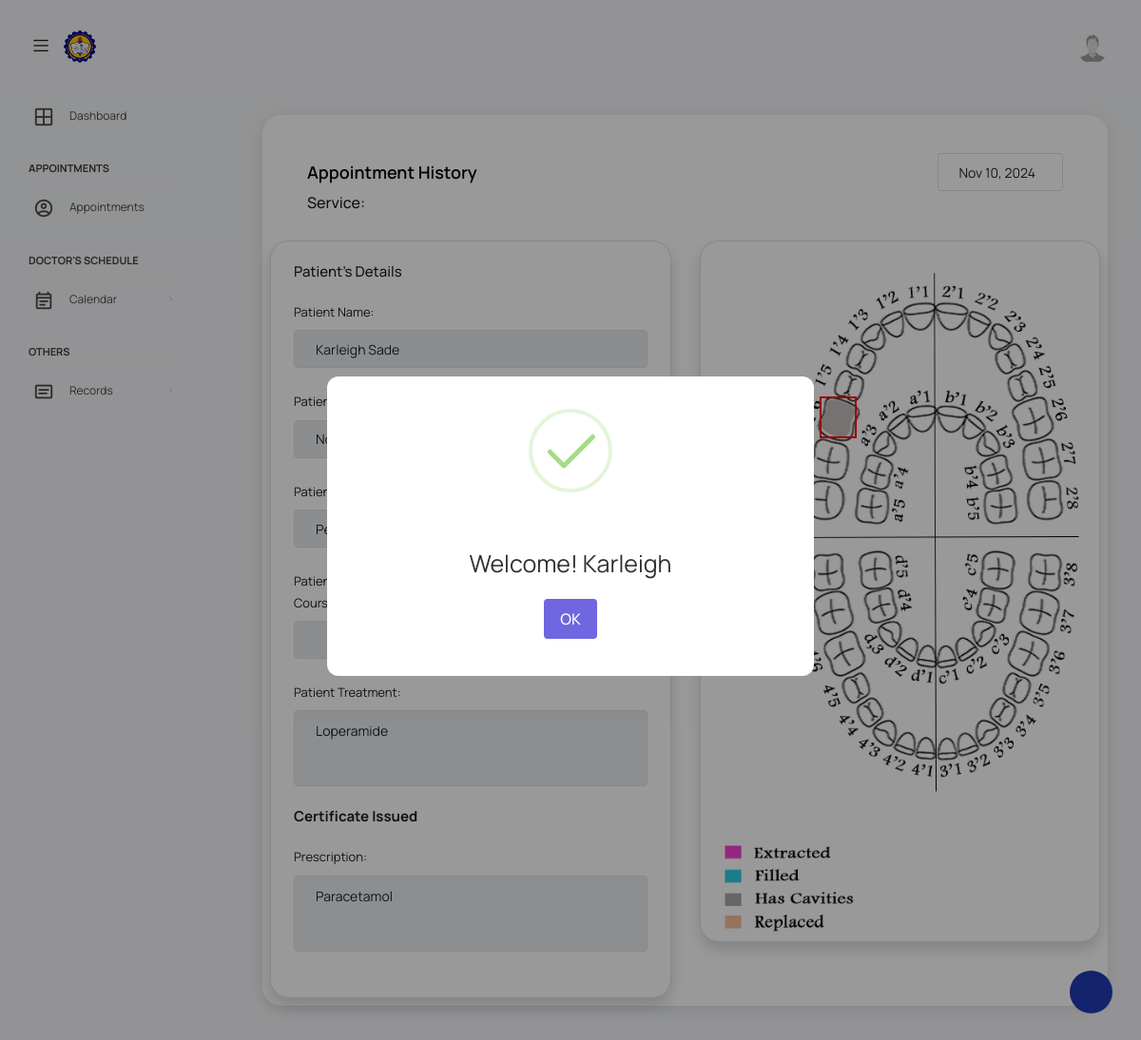
The app's page /views/patientToothhistory.php?appointment_id=159&patient_id=43 (signed in) with its own data.
### tables this page shows
CREATE TABLE `appointmentresult` (
  `AppointmentResult_ID` int(255) NOT NULL,
  `Appointment_ID` int(255) DEFAULT NULL,
  `Treatment` varchar(255) DEFAULT NULL,
  `Certificate_Issued` varchar(20) NOT NULL,
  `Appointment_Result_Date` datetime NOT NULL
);

CREATE TABLE `patient` (
  `Patient_ID` int(13) NOT NULL,
  `Assistant_ID` int(13) DEFAULT NULL,
  `patientFname` varchar(30) DEFAULT NULL,
  `patientLname` varchar(30) DEFAULT NULL,
  `patientPassword` varchar(255) DEFAULT NULL,
  `patientContact` varchar(30) DEFAULT NULL,
  `patientEmail` varchar(60) DEFAULT NULL,
  `patientRole` varchar(10) DEFAULT NULL,
  `patientAddress` varchar(255) DEFAULT NULL,
  `patientBirthdate` date NOT NULL,
  `patientIDpicture` varchar(255) DEFAULT NULL,
  `patientProfilepicture` varchar(255) DEFAULT NULL,
  `patientStatus` int(2) DEFAULT NULL
);

CREATE TABLE `prescription` (
  `Prescription_ID` int(255) NOT NULL,
  `Appointment_ID` int(255) NOT NULL,
  `Prescription_Description` varchar(255) NOT NULL
);

CREATE TABLE `appointmenttoothresult` (
  `AppointmentToothResult_ID` int(255) NOT NULL,
  `Appointment_ID` int(13) DEFAULT NULL,
  `Tooth_ID` int(255) DEFAULT NULL,
  `Appointment_Tooth_Status` int(2) DEFAULT NULL,
  `Recent_change` int(2) NOT NULL
);

### config/database.php (called while the page is built, shortened)
<?php
$host = "localhost";
$username = "root";
$password = "";
$database = "capstone";
$conn = mysqli_connect($host, $username, $password, $database);
function first($table, $columns_and_values, $orderBy = null)
{
    global $conn;
    $sql = "SELECT * FROM $table WHERE ";
    $params = [];
    $types = "";
    $i = 0;
    foreach ($columns_and_values as $column => $value) {
        $sql .= "$column = ? ";
        $params[] = &$columns_and_values[$column];
        $types .= "s";
    }
    $sql .= "LIMIT 1";
    $stmt = mysqli_prepare($conn, $sql);
    array_unshift($params, $types);
    call_user_func_array(array($stmt, "bind_param"), $params);
    $stmt->execute();
    $result = $stmt->get_result();
    return $result->fetch_assoc();
}
function firstJoin($table, $joins, $conditions = [], $orderBy = null)
{
    global $conn;
    $query = "SELECT * FROM $table";
    foreach ($joins as $join) {
        $query .= " INNER JOIN $join[0] ON $join[1] = $join[2]";
    }
    if (!empty($conditions)) {
        $where_clauses = array();
        $params = array();
        foreach ($conditions as $column => $value) {
            $where_clauses[] = "$column = ?";
            $params[] = $value;
        }
        $query .= " WHERE " . implode(" AND ", $where_clauses);
    }
    $query .= " LIMIT 1";
    $stmt = mysqli_prepare($conn, $query);
    if (!empty($conditions)) {
        $types = str_repeat("s", count($params));
        $stmt->bind_param($types, ...$params);
    }
    $stmt->execute();
    $result = $stmt->get_result();
    $row = $result->fetch_assoc();
    return $row;
}

### views/patientToothHistory.php (the view, shortened to what this page needs)
<?php require_once('patientHeader.php'); ?>
<?php $user = first('patient', ['Patient_ID' => $_SESSION['Patient_ID']]); ?>
<?php $appoint_result = firstJoin('appointmentresult', [['appointment', 'appointment.Appointment_ID', 'appointmentresult.Appointment_ID']], ['appointment.Appointment_ID' => $_GET['appointment_id']]); ?>
<?php $appoint_prescript = firstJoin('appointmentresult', [['appointment', 'appointment.Appointment_ID', 'appointmentresult.Appointment_ID'], ['prescription', 'prescription.Appointment_ID', 'appointment.Appointment_ID']], ['appointment.Appointment_ID' => $_GET['appointment_id']]); ?>
<div class="col-lg-12 grid-margin stretch-card mb-4">
    <div class="card px-2 pb-2">
        <div class="card-body">
            <div class="row mx-auto mt-3">
                <div class="d-flex justify-content-between align-items-center">
                    <h4 class="card-title m-0">Appointment History</h4>
                    <div class="col-md-2">
                        <input class="form-control bg-transparent border-0" readonly value="<?php echo date('M d, Y', strtotime($appoint_result['Appointment_Result_Date'])) ?>">
                    </div>
                </div>
            </div>
            <div class="row mx-auto mt-1">
                <h5>Service:
                </h5>
            </div>
        </div>
        <div class="row">
            <div class="col-md-6">
                <div class="card shadow border" style="height: 100%;">
                    <div class="card-body">
                        <h6 class="m-0">Patient's Details</h6>
                        <div class="form-group mt-4">
                            <label>Patient Name:</label>
                            <input class="form-control" disabled value="<?= $user['patientFname'] . ' ' . $user['patientLname'] ?>">
                        </div>
                        <div class="form-group mt-4">
                            <label>Patient Birthdate:</label>
                        </div>
                        <div class="form-group mt-4">
                            <label>Patient Address:</label>
                        </div>
                        <?php if ($user['patientRole'] == "student") :
                        ?>
                            <div class="form-group mt-4">
                                <div class="row">
                                    <div class="col-md-3">
                                        <label>Patient Course:</label>
                                    </div>
                                    <div class="col-md-3">
                                        <label>Patient Year:</label>
                                    </div>
                                    <div class="col-md-3">
                                        <label>Patient Section:</label>
                                    </div>
                                </div>
                            </div>
                        <?php endif; ?>
                        <div class="form-group mt-2">
                            <label>Patient Treatment:</label>
                            <textarea type="text" class="form-control" readonly rows="5"><?= $appoint_result['Treatment'] ?></textarea>
                        </div>
                        <div class="form-group">
                            <h6><strong><?= $appoint_result['Certificate_Issued'] ?> Issued</strong></h6>
                        </div>
                        <?php if (!empty($appoint_prescript)) : ?>
                            <div class="form-group">
                                <label>Prescription:</label>
                                <textarea type="text" class="form-control" rows="5" readonly><?php echo $appoint_prescript['Prescription_Description'] ?></textarea>
                            </div>
                        <?php endif; ?>
                    </div>
                </div>
            </div>
            <div class="col-md-6">
                <div class="card shadow border">
                    <div class="card-body p-4 d-flex justify-content-center position-relative mx-auto" id="teeth_box" patient-id="<?php echo $_SESSION['Patient_ID']; ?>" style="height:610px">
                        <?php
                        for ($i = 1; $i <= 32; $i++) {
                            ${"teeth{$i}"} = firstJoin('tooth', [['appointmenttoothresult', 'tooth.Tooth_ID', 'appointmenttoothresult.Tooth_ID']], ['tooth.Patient_ID' => $_GET['patient_id'], 'Appointment_ID' => $_GET['appointment_id'], 'tooth.Tooth_Number' => $i]);
                        }
                        ?>
                        <?php
                        for ($i = 1; $i <= 32; $i++) {
                            $tooth = "teeth" . $i;
                            $tooth_data = ${'teeth' . $i};
                            echo '<img class="teeth ' . $tooth . ($tooth_data['Recent_change'] == 1 ? ' border-custom' : '') . '" tooth-status="' . $tooth_data['Appointment_Tooth_Status'] . '" tooth-id="' . $tooth_data['AppointmentToothResult_ID'] . '" src="';
                            echo $tooth_data['Appointment_Tooth_Status'] == 1 ? '../public/assets/images/teeth/filled/tooth no' . $i . '.png' : ($tooth_data['Appointment_Tooth_Status'] == 2 ? '../public/assets/images/teeth/cavities/tooth ' . $i . '.png' : ($tooth_data['Appointment_Tooth_Status'] == 3 ? '../public/assets/images/teeth/extracted/tooth ' . $i . '.png' : ($tooth_data['Appointment_Tooth_Status'] == 4 ? '../public/assets/images/teeth/replaced/tooth ' . $i . '.png' : '../public/assets/images/teeth/default.png')));
                            echo '">';
                        }
                        ?>
                        <img style="height:100%; width:100%; object-fit:contain" src="../public/assets/images/toothchart.png">
                    </div>
                    <img style="height:40%; width:40%; object-fit:contain" src="../public/assets/images/legend.png">
                </div>
            </div>
        </div>
    </div>
</div>
</div>
<?php require_once('footer.php'); ?>

### records on screen
appointmentresult: Appointment_Result_Date "Nov 10, 2024", Treatment "Loperamide", Certificate_Issued "Certificate", Prescription_Description "Paracetamol"
patient: patientFname+patientLname "Karleigh Sade"
appointmenttoothresult: shows a picture
